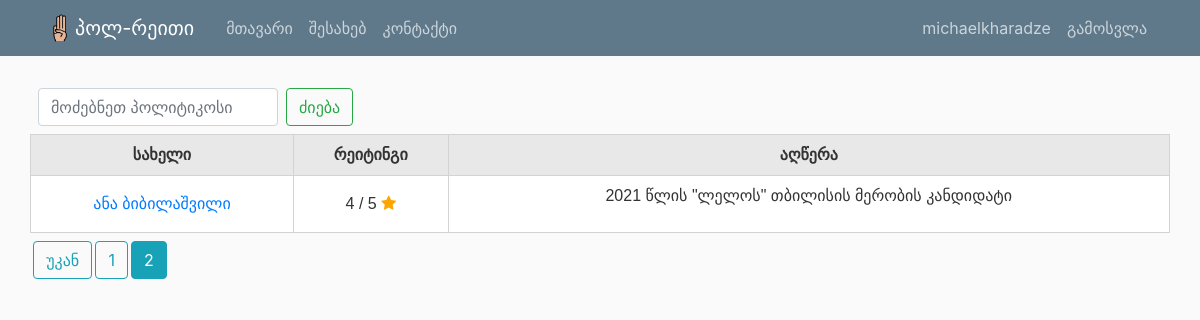
The page /search/?page=2 (signed in) on the database its author committed.
### politicians/models.py (models this page shows, shortened)
class Post(models.Model):
    name = models.CharField(max_length=150)
    description = models.TextField()
    def get_avg_rating(self):
        reviews = Review.objects.filter(postz=self)
        count = len(reviews) or 1
        sum = 0
        for rvw in reviews:
            sum += rvw.general_rate
        return sum/count or ' '

class Review(models.Model):
    approved = models.BooleanField(default=False)
    user = models.ForeignKey(User, on_delete=models.CASCADE)
    postz = models.ForeignKey(Post, related_name="comments", on_delete=models.CASCADE)
    comment = models.TextField(max_length=300, blank=True)
    honesty_rate = models.IntegerField()
    focus_rate = models.IntegerField()
    ambition_rate = models.IntegerField()
    respect_rate = models.IntegerField()
    persuasiveness_rate = models.IntegerField()
    general_rate = models.IntegerField()
    created_at = models.DateTimeField(auto_now_add=True)

### politicians/views.py (the view)
# urls.py: path('search/', views.search_venues, name='search-venues'),
def search_venues(request):
    if request.method == "POST":
        searched = request.POST['searched']
        venues = Post.objects.filter(name__icontains=searched)
        ordered_venues = venues.order_by('name')
        ordered_posts = Post.objects.order_by('name')
        venueP = Paginator(ordered_venues, 8)
        venuePage = request.GET.get('page')
        venuesList = venueP.get_page(venuePage)
        return render(request, 'politicians/search_venues.html', {'searched': searched, 'venues': ordered_venues, 'title': searched, 'posts': ordered_posts, 'venuesList' : venuesList})
    else:
        postP = Paginator(Post.objects.all(), 8)
        postPage = request.GET.get('page')
        postsList = postP.get_page(postPage)
        context = {
            'posts': Post.objects.all(),
            'venuesList': postsList,
        }
        return render(request, 'politicians/search_venues.html', context)

### politicians/templates/politicians/search_venues.html (shortened to what this page needs)
{% extends "politicians/base.html" %}
{% block content %}
{% if searched %}
<form style="width: 20%; margin: 0.5rem;" class="search-bar d-flex" method=POST action="{% url 'search-venues' %}">
  {% csrf_token %}
  <input class='form-control me-2' style="width: 15rem; max-width: 15rem;" type="search" placeholder="Search for a college" aria-label="Search" name="searched">
  <button style="margin-left: 0.5rem;" class='btn btn-outline-success' type="submit">ძიება</button>
</form>
<h3 style="width: 100%">{{ searched }}</h1>
<table>
    <tr>
      <th>სახელი</th>
      <th>რეიტინგი</th>
      <th>აღწერა</th>
    </tr>
    {% for venue in venuesList %}
    <tr>
            <td><a href="{% url 'politician-detail' venue.id %}">{{ venue.name }}</a></td>
            <td>{{ venue.get_avg_rating|floatformat }} / 5 <span class="fa fa-star checked"></span></td>
            <td>{{ venue.description|safe|truncatechars:"70"|linebreaks }}</td>
    </tr>
    {% endfor %}
</table>
  {% if venuesList.has_previous %}
    <a style="margin-top: 0.5rem; margin-left: 0.2rem" class="btn btn-outline-info mb-4" href="?page={{ venuesList.previous_page_number }}">უკან</a>
  {% endif %}
  {% if venuesList.paginator.page_range > 1 %}
  {% for num in venuesList.paginator.page_range %}
    {% if venuesList.number == num %}
      <a style="margin-top: 0.5rem; margin-left: 0.2rem" class="btn btn-info mb-4" href="?page={{ num }}">{{ num }}</a>
    {% elif num > venuesList.number|add:'-3' and num < venuesList.number|add:'3' %}
      <a style="margin-top: 0.5rem; margin-left: 0.2rem" class="btn btn-outline-info mb-4" href="?page={{ num }}">{{ num }}</a>
    {% endif %}
  {% endfor %}
  {% endif %}
  {% if venuesList.has_next %}
    <a style="margin-top: 0.5rem; margin-left: 0.2rem" class="btn btn-outline-info mb-4" href="?page={{ venuesList.next_page_number }}">შემდეგი</a>
  {% endif %}
{% else %}
<form style="width: 20%; margin: 0.5rem;" class="search-bar d-flex" method=POST action="{% url 'search-venues' %}">
  <input class='form-control me-2' style="width: 15rem; max-width: 15rem;" type="search" placeholder="მოძებნეთ პოლიტიკოსი" aria-label="Search" name="searched">
  <button style="margin-left: 0.5rem;" class='btn btn-outline-success' type="submit">ძიება</button>
</form>
<table>
    <tr>
      <th>სახელი</th>
      <th>რეიტინგი</th>
      <th>აღწერა</th>
    </tr>
    {% for post in venuesList %}
    <tr>
            <td><a href="{% url 'politician-detail' post.id %}">{{ post.name }}</a></td>
            <td>{{ post.get_avg_rating|floatformat }} / 5 <span class="fa fa-star checked"></span></td>
            <td>{{ post.description|safe|truncatechars:"70"|linebreaks }}</td>
    </tr>
    {% endfor %}
</table>
  {% if venuesList.has_previous %}
    <a style="margin-top: 0.5rem; margin-left: 0.2rem" class="btn btn-outline-info mb-4" href="?page={{ venuesList.previous_page_number }}">უკან</a>
  {% endif %}
  {% for num in venuesList.paginator.page_range %}
    {% if venuesList.number == num %}
      <a style="margin-top: 0.5rem; margin-left: 0.2rem" class="btn btn-info mb-4" href="?page={{ num }}">{{ num }}</a>
    {% elif num > venuesList.number|add:'-3' and num < venuesList.number|add:'3' %}
      <a style="margin-top: 0.5rem; margin-left: 0.2rem" class="btn btn-outline-info mb-4" href="?page={{ num }}">{{ num }}</a>
    {% endif %}
  {% endfor %}
{% endif %}
{% endblock content %}

### politicians/templates/politicians/base.html (shortened to what this page needs)
{% load static %}
<!DOCTYPE html>
<html lang="en">
<head>
    <link rel="stylesheet" href="https://maxcdn.bootstrapcdn.com/bootstrap/4.0.0/css/bootstrap.min.css">
    <link rel="stylesheet" type="text/css" href="{% static 'politicians/main.css' %}">
    <link rel="stylesheet" type="text/css" href="{% static 'politicians/table.css' %}">
    <link rel="stylesheet" href="https://cdnjs.cloudflare.com/ajax/libs/font-awesome/4.7.0/css/font-awesome.min.css">
</head>
<body>
    <header class="site-header">
        <nav class="navbar navbar-expand-xl navbar-dark bg-steel fixed-top">
            <div class="container">
                <a class="navbar-brand mr-4" href="/"><img class="d-inline-block align-top" src="{% static 'politicians/logo.png' %}" width="30" height="30" alt="Logo">პოლ-რეითი</a>
                <div class="collapse navbar-collapse" id="navbarToggle">
                    <div class="navbar-nav mr-auto">
                        <a class="nav-item nav-link" href="{% url 'politician-list' %}">მთავარი</a>
                        <a class="nav-item nav-link" href="{% url 'politician-about' %}">შესახებ</a>
                        <a class="nav-item nav-link" href="{% url 'politician-contact' %}">კონტაქტი</a>
                    </div>
                    <div class="navbar-nav">
                        {% if user.is_authenticated %}
                          <a class="nav-item nav-link">{{ user.username }}</a>
                          <a class="nav-item nav-link" href="{% url 'logout' %}">გამოსვლა</a>
                        {% else %}
                          <a class="nav-item nav-link" href="{% url 'login' %}">შესვლა</a>
                          <a class="nav-item nav-link" href="{% url 'register' %}">რეგისტრაცია</a>
                        {% endif %}
                    </div>
                </div>
            </div>
        </nav>
    </header>
    <main role="main" class="container">
        <div class="row">
                {% block content %}{% endblock %}
        </div>
    </main>
</body>
</html>

### politicians/static/politicians/main.css (style rules this page uses)
body { background: #fafafa; color: #333333; margin-top: 5rem; }
.bg-steel { background-color: #5f788a; }
.site-header .navbar-nav .nav-link { color: #cbd5db; }
.checked { color: orange; }

### politicians/static/politicians/table.css (style rules this page uses)
th, td { text-align: center; border-style: solid; border-color: lightgrey; border-width: 1px; padding: 8px; word-wrap: break-word; }
th { background-color: #e8e8e8; }
td { word-wrap: break-word; }
table { font-family: arial, sans-serif; border-collapse: collapse; width: 100%; background: #ffffff; }

### rows shown on the page
Post: name "ანა ბიბილაშვილი", get_avg_rating "4", description "2021 წლის \"ლელოს\" თბილისის მერობის კანდიდატი"

### other values the page prints
{{ user.username }} "michaelkharadze"
{{ num }} "1"
{{ num }} "2"
